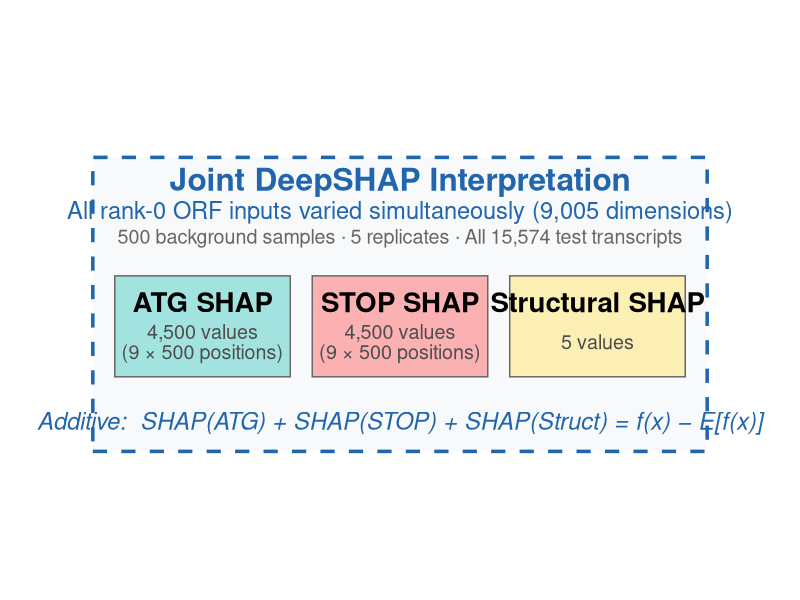

Reproduce this figure in R.
#!/usr/bin/env Rscript
# make_shap_interpretation_figure.R — Joint DeepSHAP interpretation diagram
#
# Companion figure to make_architecture_figure.R showing the three
# SHAP interpretation methods applied at different model layers.

library(ggplot2)

# ---------------------------------------------------------------------------
# Color palette (matches architecture figure)
# ---------------------------------------------------------------------------
col_atg    <- "#4ECDC4"   # teal   — ATG branch
col_stop   <- "#FF6B6B"   # coral  — STOP branch
col_struct <- "#FFE66D"   # gold   — Structural branch
col_jds    <- "#2166AC"   # Joint DeepSHAP — blue

arr <- function(len = 0.3) arrow(length = unit(len, "cm"), type = "closed")

# ---------------------------------------------------------------------------
# Build the figure
# ---------------------------------------------------------------------------
p_shap <- ggplot() +
  coord_fixed(ratio = 1, xlim = c(-1, 15), ylim = c(-0.5, 7)) +
  theme_void() +
  theme(plot.margin = margin(10, 10, 10, 10),
        plot.background = element_rect(fill = "white", color = NA),
        panel.background = element_rect(fill = "white", color = NA))

# Outer dashed box
p_shap <- p_shap +
  annotate("rect", xmin = 0.0, xmax = 14.0, ymin = -0.2, ymax = 6.5,
           fill = "#F0F4F8", alpha = 0.5, color = col_jds, linewidth = 1.2,
           linetype = "dashed")

# Title and description
p_shap <- p_shap +
  annotate("text", x = 7.0, y = 6.0,
           label = "Joint DeepSHAP Interpretation",
           size = 8, fontface = "bold", color = col_jds) +
  annotate("text", x = 7.0, y = 5.3,
           label = "All rank-0 ORF inputs varied simultaneously (9,005 dimensions)",
           size = 6, color = col_jds) +
  annotate("text", x = 7.0, y = 4.7,
           label = "500 background samples \u00B7 5 replicates \u00B7 All 15,574 test transcripts",
           size = 5, color = "grey40")

# Three SHAP component boxes (branch identity colors)
p_shap <- p_shap +
  # ATG SHAP
  annotate("rect", xmin = 0.5, xmax = 4.5, ymin = 1.5, ymax = 3.8,
           fill = col_atg, alpha = 0.5, color = "grey40", linewidth = 0.5) +
  annotate("text", x = 2.5, y = 3.2, label = "ATG SHAP",
           size = 7, fontface = "bold") +
  annotate("text", x = 2.5, y = 2.3,
           label = "4,500 values\n(9 \u00D7 500 positions)",
           size = 5, color = "grey30", lineheight = 0.85) +

  # STOP SHAP
  annotate("rect", xmin = 5.0, xmax = 9.0, ymin = 1.5, ymax = 3.8,
           fill = col_stop, alpha = 0.5, color = "grey40", linewidth = 0.5) +
  annotate("text", x = 7.0, y = 3.2, label = "STOP SHAP",
           size = 7, fontface = "bold") +
  annotate("text", x = 7.0, y = 2.3,
           label = "4,500 values\n(9 \u00D7 500 positions)",
           size = 5, color = "grey30", lineheight = 0.85) +

  # Structural SHAP
  annotate("rect", xmin = 9.5, xmax = 13.5, ymin = 1.5, ymax = 3.8,
           fill = col_struct, alpha = 0.5, color = "grey40", linewidth = 0.5) +
  annotate("text", x = 11.5, y = 3.2, label = "Structural SHAP",
           size = 7, fontface = "bold") +
  annotate("text", x = 11.5, y = 2.3, label = "5 values",
           size = 5, color = "grey30")

# Additivity formula
p_shap <- p_shap +
  annotate("text", x = 7.0, y = 0.5,
           label = "Additive:  SHAP(ATG) + SHAP(STOP) + SHAP(Struct) = f(x) \u2212 E[f(x)]",
           size = 6, color = col_jds, fontface = "italic")

cat("SHAP interpretation figure built successfully\n")
